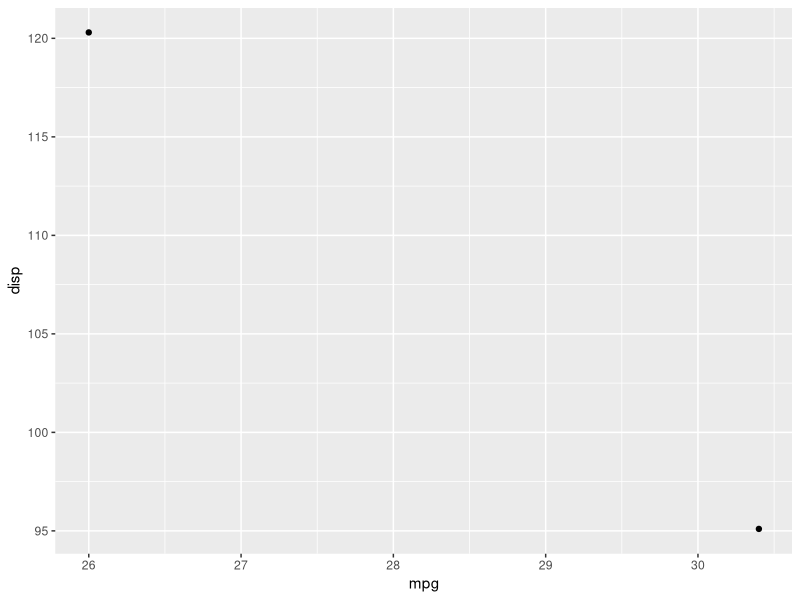

Reproduce this figure in R.
x <- c(2.1, 4.2, 3.3, 5.4)

x[c(3,1)]

x[order(x)]
x[c(1,1)]
x[c(2.1, 2.9)]

x[-1]
x[-c(3,1)]

x[c(TRUE, TRUE, FALSE, FALSE)]
x[x >3]


x[c(TRUE, TRUE, NA, FALSE)]
x[]
x[0]

x<- 1:5
x
x[c(1,2)] <- 2
x[-1] <- 4:1
x
x[c(TRUE, FALSE, NA)] <- 1
x

df <- data.frame(a = c(1, 10, NA))
df$a[df$a < 5] <- 0
df


mtcars
mtcars[mtcars$gear == 5,]
mtcars[mtcars$gear == 5 & mtcars$cyl == 4,]

subset(mtcars, gear == 5 & cyl == 4)

library(tidyverse)
ggplot(data = subset(mtcars, gear == 5 & cyl == 4), 
       aes(x = mpg, y = disp)) +
  geom_point()

df <- data.frame(x = 1:3, y = 3:1, z = letters[1:3])
df
df$z <- NULL
df


df[c("x", "y")]
setdiff(names(df), "z")

names(df)
